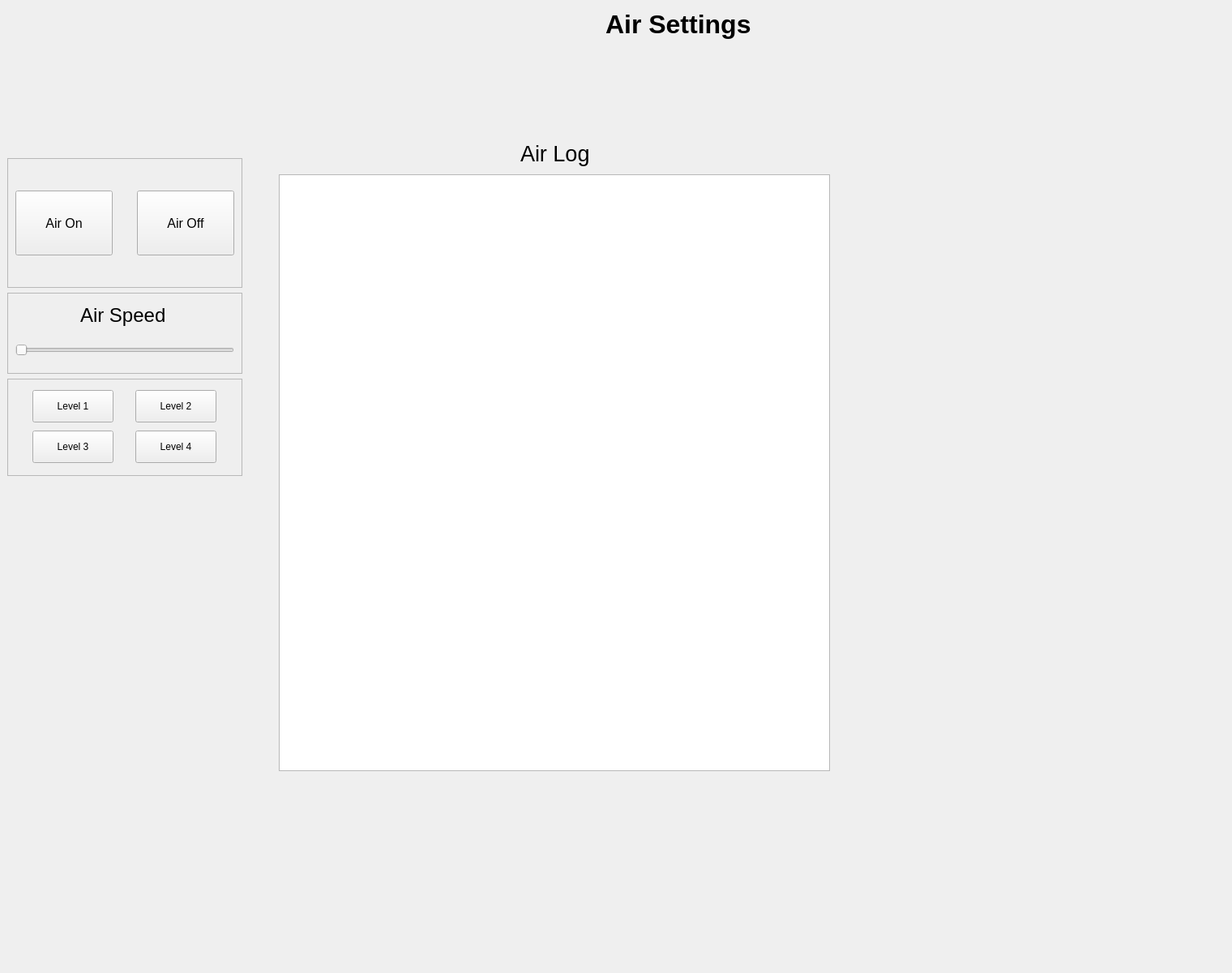
       <widget class="QWidget" name="airPage">
        <property name="minimumSize">
         <size>
          <width>1520</width>
          <height>1200</height>
         </size>
        </property>
        <property name="maximumSize">
         <size>
          <width>1520</width>
          <height>1200</height>
         </size>
        </property>
        <widget class="QWidget" name="airPageHeader" native="true">
         <property name="geometry">
          <rect>
           <x>0</x>
           <y>0</y>
           <width>1520</width>
           <height>60</height>
          </rect>
         </property>
         <property name="minimumSize">
          <size>
           <width>1520</width>
           <height>60</height>
          </size>
         </property>
         <property name="maximumSize">
          <size>
           <width>1520</width>
           <height>60</height>
          </size>
         </property>
         <layout class="QHBoxLayout" name="horizontalLayout_3">
          <item>
           <spacer name="horizontalSpacer">
            <property name="orientation">
             <enum>Qt::Horizontal</enum>
            </property>
            <property name="sizeHint" stdset="0">
             <size>
              <width>747</width>
              <height>20</height>
             </size>
            </property>
           </spacer>
          </item>
          <item>
           <widget class="QLabel" name="label">
            <property name="minimumSize">
             <size>
              <width>180</width>
              <height>40</height>
             </size>
            </property>
            <property name="maximumSize">
             <size>
              <width>180</width>
              <height>40</height>
             </size>
            </property>
            <property name="font">
             <font>
              <pointsize>24</pointsize>
              <weight>75</weight>
              <bold>true</bold>
             </font>
            </property>
            <property name="text">
             <string>Air Settings</string>
            </property>
           </widget>
          </item>
          <item>
           <spacer name="horizontalSpacer_2">
            <property name="orientation">
             <enum>Qt::Horizontal</enum>
            </property>
            <property name="sizeHint" stdset="0">
             <size>
              <width>557</width>
              <height>20</height>
             </size>
            </property>
           </spacer>
          </item>
         </layout>
        </widget>
        <widget class="QWidget" name="airPageBody" native="true">
         <property name="geometry">
          <rect>
           <x>0</x>
           <y>60</y>
           <width>1080</width>
           <height>1000</height>
          </rect>
         </property>
         <property name="minimumSize">
          <size>
           <width>1080</width>
           <height>1000</height>
          </size>
         </property>
         <property name="maximumSize">
          <size>
           <width>700</width>
           <height>1000</height>
          </size>
         </property>
         <layout class="QGridLayout" name="gridLayout_4">
          <item row="0" column="0">
           <widget class="QWidget" name="airControlArea" native="true">
            <property name="minimumSize">
             <size>
              <width>320</width>
              <height>1140</height>
             </size>
            </property>
            <property name="maximumSize">
             <size>
              <width>290</width>
              <height>1140</height>
             </size>
            </property>
            <layout class="QVBoxLayout" name="verticalLayout_8">
             <item>
              <spacer name="verticalSpacer_5">
               <property name="orientation">
                <enum>Qt::Vertical</enum>
               </property>
               <property name="sizeHint" stdset="0">
                <size>
                 <width>20</width>
                 <height>180</height>
                </size>
               </property>
              </spacer>
             </item>
             <item>
              <widget class="QFrame" name="airBtnArea">
               <property name="minimumSize">
                <size>
                 <width>290</width>
                 <height>160</height>
                </size>
               </property>
               <property name="maximumSize">
                <size>
                 <width>290</width>
                 <height>160</height>
                </size>
               </property>
               <property name="frameShape">
                <enum>QFrame::StyledPanel</enum>
               </property>
               <property name="frameShadow">
                <enum>QFrame::Raised</enum>
               </property>
               <layout class="QHBoxLayout" name="horizontalLayout_10">
                <item>
                 <widget class="QPushButton" name="onAirBtn">
                  <property name="minimumSize">
                   <size>
                    <width>120</width>
                    <height>80</height>
                   </size>
                  </property>
                  <property name="maximumSize">
                   <size>
                    <width>120</width>
                    <height>80</height>
                   </size>
                  </property>
                  <property name="font">
                   <font>
                    <pointsize>12</pointsize>
                   </font>
                  </property>
                  <property name="text">
                   <string>Air On</string>
                  </property>
                  <property name="icon">
                   <iconset resource="resource.qrc">
                    <normaloff>:/resource/resource/icon/power.png</normaloff>:/resource/resource/icon/power.png</iconset>
                  </property>
                  <property name="iconSize">
                   <size>
                    <width>40</width>
                    <height>40</height>
                   </size>
                  </property>
                  <property name="checkable">
                   <bool>false</bool>
                  </property>
                  <property name="autoExclusive">
                   <bool>false</bool>
                  </property>
                 </widget>
                </item>
                <item>
                 <spacer name="horizontalSpacer_14">
                  <property name="orientation">
                   <enum>Qt::Horizontal</enum>
                  </property>
                  <property name="sizeHint" stdset="0">
                   <size>
                    <width>15</width>
                    <height>20</height>
                   </size>
                  </property>
                 </spacer>
                </item>
                <item>
                 <widget class="QPushButton" name="offAirBtn">
                  <property name="minimumSize">
                   <size>
                    <width>120</width>
                    <height>80</height>
                   </size>
                  </property>
                  <property name="maximumSize">
                   <size>
                    <width>120</width>
                    <height>80</height>
                   </size>
                  </property>
                  <property name="font">
                   <font>
                    <pointsize>12</pointsize>
                   </font>
                  </property>
                  <property name="text">
                   <string>Air Off</string>
                  </property>
                  <property name="icon">
                   <iconset resource="resource.qrc">
                    <normaloff>:/resource/resource/icon/power-off.png</normaloff>:/resource/resource/icon/power-off.png</iconset>
                  </property>
                  <property name="iconSize">
                   <size>
                    <width>40</width>
                    <height>40</height>
                   </size>
                  </property>
                  <property name="checkable">
                   <bool>false</bool>
                  </property>
                  <property name="autoExclusive">
                   <bool>false</bool>
                  </property>
                 </widget>
                </item>
               </layout>
              </widget>
             </item>
             <item>
              <widget class="QFrame" name="frame_3">
               <property name="minimumSize">
                <size>
                 <width>290</width>
                 <height>100</height>
                </size>
               </property>
               <property name="maximumSize">
                <size>
                 <width>290</width>
                 <height>100</height>
                </size>
               </property>
               <property name="frameShape">
                <enum>QFrame::StyledPanel</enum>
               </property>
               <property name="frameShadow">
                <enum>QFrame::Raised</enum>
               </property>
               <layout class="QVBoxLayout" name="verticalLayout_6">
                <item>
                 <layout class="QHBoxLayout" name="horizontalLayout_11">
                  <item>
                   <spacer name="horizontalSpacer_15">
                    <property name="orientation">
                     <enum>Qt::Horizontal</enum>
                    </property>
                    <property name="sizeHint" stdset="0">
                     <size>
                      <width>68</width>
                      <height>20</height>
                     </size>
                    </property>
                   </spacer>
                  </item>
                  <item>
                   <widget class="QLabel" name="label_7">
                    <property name="minimumSize">
                     <size>
                      <width>110</width>
                      <height>35</height>
                     </size>
                    </property>
                    <property name="maximumSize">
                     <size>
                      <width>110</width>
                      <height>35</height>
                     </size>
                    </property>
                    <property name="font">
                     <font>
                      <pointsize>18</pointsize>
                     </font>
                    </property>
                    <property name="text">
                     <string>Air Speed</string>
                    </property>
                   </widget>
                  </item>
                  <item>
                   <spacer name="horizontalSpacer_16">
                    <property name="orientation">
                     <enum>Qt::Horizontal</enum>
                    </property>
                    <property name="sizeHint" stdset="0">
                     <size>
                      <width>78</width>
                      <height>20</height>
                     </size>
                    </property>
                   </spacer>
                  </item>
                 </layout>
                </item>
                <item>
                 <widget class="QSlider" name="airLevel">
                  <property name="minimumSize">
                   <size>
                    <width>270</width>
                    <height>40</height>
                   </size>
                  </property>
                  <property name="maximumSize">
                   <size>
                    <width>270</width>
                    <height>40</height>
                   </size>
                  </property>
                  <property name="maximum">
                   <number>255</number>
                  </property>
                  <property name="orientation">
                   <enum>Qt::Horizontal</enum>
                  </property>
                 </widget>
                </item>
               </layout>
              </widget>
             </item>
             <item>
              <widget class="QFrame" name="frame_5">
               <property name="minimumSize">
                <size>
                 <width>290</width>
                 <height>120</height>
                </size>
               </property>
               <property name="maximumSize">
                <size>
                 <width>290</width>
                 <height>120</height>
                </size>
               </property>
               <property name="frameShape">
                <enum>QFrame::StyledPanel</enum>
               </property>
               <property name="frameShadow">
                <enum>QFrame::Raised</enum>
               </property>
               <layout class="QVBoxLayout" name="verticalLayout_5">
                <item>
                 <layout class="QHBoxLayout" name="horizontalLayout_13">
                  <item>
                   <widget class="QPushButton" name="airLevel1Btn">
                    <property name="minimumSize">
                     <size>
                      <width>100</width>
                      <height>40</height>
                     </size>
                    </property>
                    <property name="maximumSize">
                     <size>
                      <width>100</width>
                      <height>40</height>
                     </size>
                    </property>
                    <property name="text">
                     <string>Level 1</string>
                    </property>
                    <property name="checkable">
                     <bool>false</bool>
                    </property>
                    <property name="autoExclusive">
                     <bool>false</bool>
                    </property>
                   </widget>
                  </item>
                  <item>
                   <widget class="QPushButton" name="airLevel2Btn">
                    <property name="minimumSize">
                     <size>
                      <width>100</width>
                      <height>40</height>
                     </size>
                    </property>
                    <property name="maximumSize">
                     <size>
                      <width>100</width>
                      <height>40</height>
                     </size>
                    </property>
                    <property name="text">
                     <string>Level 2</string>
                    </property>
                    <property name="checkable">
                     <bool>false</bool>
                    </property>
                    <property name="autoExclusive">
                     <bool>false</bool>
                    </property>
                   </widget>
                  </item>
                 </layout>
                </item>
                <item>
                 <layout class="QHBoxLayout" name="horizontalLayout_14">
                  <item>
                   <widget class="QPushButton" name="airLevel3Btn">
                    <property name="minimumSize">
                     <size>
                      <width>100</width>
                      <height>40</height>
                     </size>
                    </property>
                    <property name="maximumSize">
                     <size>
                      <width>100</width>
                      <height>40</height>
                     </size>
                    </property>
                    <property name="text">
                     <string>Level 3</string>
                    </property>
                    <property name="checkable">
                     <bool>false</bool>
                    </property>
                    <property name="autoExclusive">
                     <bool>false</bool>
                    </property>
                   </widget>
                  </item>
                  <item>
                   <widget class="QPushButton" name="airLevel4Btn">
                    <property name="minimumSize">
                     <size>
                      <width>100</width>
                      <height>40</height>
                     </size>
                    </property>
                    <property name="maximumSize">
                     <size>
                      <width>100</width>
                      <height>40</height>
                     </size>
                    </property>
                    <property name="text">
                     <string>Level 4</string>
                    </property>
                    <property name="checkable">
                     <bool>false</bool>
                    </property>
                    <property name="autoExclusive">
                     <bool>false</bool>
                    </property>
                   </widget>
                  </item>
                 </layout>
                </item>
               </layout>
              </widget>
             </item>
             <item>
              <spacer name="verticalSpacer_6">
               <property name="orientation">
                <enum>Qt::Vertical</enum>
               </property>
               <property name="sizeHint" stdset="0">
                <size>
                 <width>20</width>
                 <height>658</height>
                </size>
               </property>
              </spacer>
             </item>
            </layout>
           </widget>
          </item>
          <item row="0" column="1">
           <widget class="QWidget" name="airContent" native="true">
            <property name="minimumSize">
             <size>
              <width>700</width>
              <height>1000</height>
             </size>
            </property>
            <property name="maximumSize">
             <size>
              <width>1230</width>
              <height>1000</height>
             </size>
            </property>
            <layout class="QFormLayout" name="formLayout_2">
             <item row="0" column="0">
              <widget class="QWidget" name="widget_4" native="true">
               <property name="minimumSize">
                <size>
                 <width>700</width>
                 <height>800</height>
                </size>
               </property>
               <property name="maximumSize">
                <size>
                 <width>700</width>
                 <height>800</height>
                </size>
               </property>
               <layout class="QVBoxLayout" name="verticalLayout_7">
                <item>
                 <layout class="QHBoxLayout" name="horizontalLayout_12">
                  <item>
                   <spacer name="horizontalSpacer_17">
                    <property name="orientation">
                     <enum>Qt::Horizontal</enum>
                    </property>
                    <property name="sizeHint" stdset="0">
                     <size>
                      <width>78</width>
                      <height>20</height>
                     </size>
                    </property>
                   </spacer>
                  </item>
                  <item>
                   <widget class="QLabel" name="label_8">
                    <property name="minimumSize">
                     <size>
                      <width>0</width>
                      <height>40</height>
                     </size>
                    </property>
                    <property name="font">
                     <font>
                      <pointsize>20</pointsize>
                     </font>
                    </property>
                    <property name="text">
                     <string>Air Log</string>
                    </property>
                   </widget>
                  </item>
                  <item>
                   <spacer name="horizontalSpacer_18">
                    <property name="orientation">
                     <enum>Qt::Horizontal</enum>
                    </property>
                    <property name="sizeHint" stdset="0">
                     <size>
                      <width>40</width>
                      <height>20</height>
                     </size>
                    </property>
                   </spacer>
                  </item>
                 </layout>
                </item>
                <item>
                 <widget class="QListWidget" name="airLog">
                  <property name="maximumSize">
                   <size>
                    <width>680</width>
                    <height>800</height>
                   </size>
                  </property>
                 </widget>
                </item>
               </layout>
              </widget>
             </item>
            </layout>
           </widget>
          </item>
         </layout>
        </widget>
       </widget>
